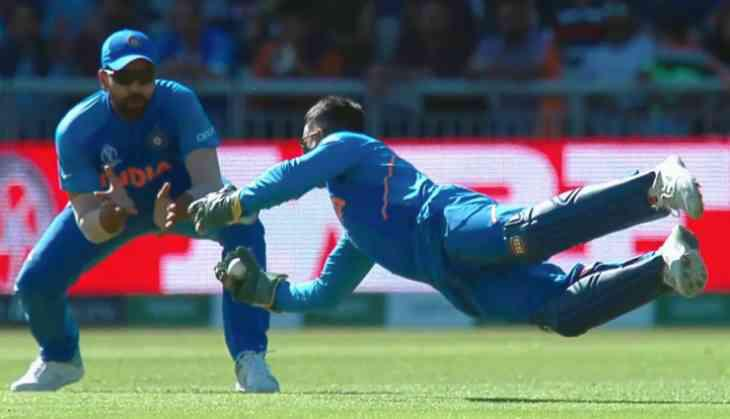
#> input picture Case2/Dhoni-dive_165121_730x419-m.jpg, 730 x 419 px
$ python 'case2 copy.py'
#> lines starting #> are read from the running program, lines starting #| are printed output that depends on the picture; long printed decimals are rounded
import numpy as np
import matplotlib.pyplot as plt
import math
from skimage.io import imread, imshow
from skimage.color import rgb2hsv, rgb2gray, rgb2yuv
from skimage import color, exposure, transform
from skimage.exposure import equalize_hist

#Leser inn bildet
dark_image = imread('Dhoni-dive_165121_730x419-m.jpg')
#> dark_image is the input picture: shape (419, 730, 3); mean R, G, B 91.5, 104.1, 106.3
dark_image_grey = rgb2gray(dark_image)
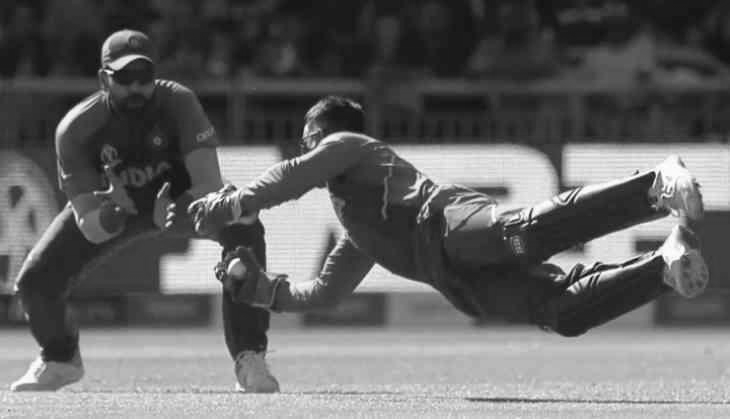
#> dark_image_grey: shape (419, 730) float64; min 0.0267, max 0.998, mean 0.398

#Sjekker om input verdi er gryldig
x = int(input("Skriv inn prosentverid: "))
#> the answer given: 3
if (x > 100 or x < 0):
    print("Ikke gyldig verdi")
    exit()
prosentverdi = x/100

#Lager bildet av fargesppektert     Finn utt hvilke verdier det er på aksene!!!!!!!!!!!!!!!!!
plt.hist(dark_image.ravel(), bins=range(256), fc='k', ec='k')
plt.savefig("spekter.jpg")
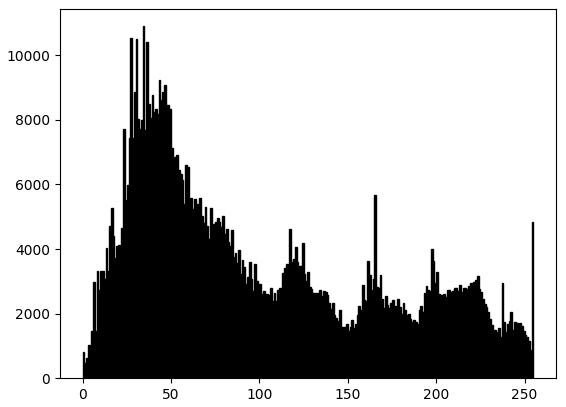
#> figure drawn by matplotlib, 1 panel; tallest bar 10901 high, from x = 34 to 35

#Gjør fft på bildet
dark_image_grey_fourier = np.fft.fftshift(np.fft.fft2(dark_image_grey))
fourier = dark_image_grey_fourier
plt.figure(num=None, figsize=(8, 6), dpi=200)
plt.imshow(np.log(abs(dark_image_grey_fourier)))
plt.savefig("transforamsjon.jpg")
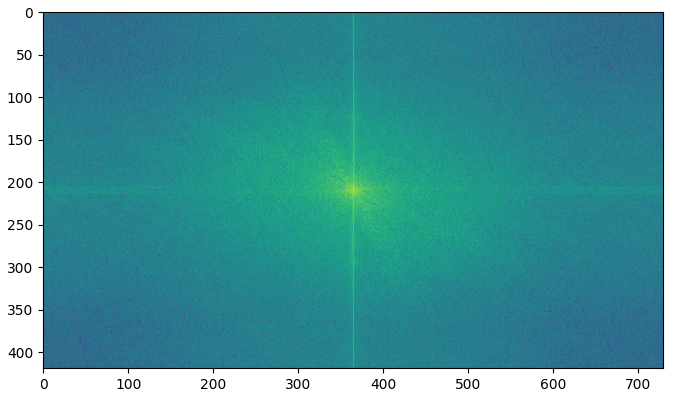
#> figure drawn by matplotlib, 1 panel
height = int(dark_image_grey_fourier.shape[0])
#> height = 419
width = int(dark_image_grey_fourier.shape[1])
#> width = 730
print(height)
#| 419
print(width)
#| 730


# h = sqrt(widthO*hO*%  /   h/width)
newHeight = int(math.sqrt(width*height*prosentverdi / (width/height)))
#> newHeight = 72

# width = sqrt(widthO*hO*%  /   h/width) * h/width
newWidth = int(math.sqrt(width*height*prosentverdi / (width/height)) * (width/height))
#> newWidth = 126

print(f"height={height}, {newHeight=}")
#| height=419, newHeight=72
print(f"Width={width}, {newWidth=}")
#| Width=730, newWidth=126


y = math.sqrt(prosentverdi)
# z = newWidth # int(y*height)
# w = newHeight # int(y*width)

print(f"Original pixelverdi: {height*width}px")
#| Original pixelverdi: 305870px
print(f"Komprimert {x}% pixelverdi: {newHeight*newWidth}px")
#| Komprimert 3% pixelverdi: 9072px
removeHeight = (height-newHeight)
#> removeHeight = 347
removeWidth = (width-newWidth)
#> removeWidth = 604
print(f"Fjerner: h={removeHeight}px, og w={removeWidth}px")
#| Fjerner: h=347px, og w=604px

print(f"Forhold: {(newWidth/newHeight)} skal være lik {(width/height)}")
#| Forhold: 1.75 skal være lik 1.742
print(f"Andel pixeler: {(newWidth*newHeight)/(height*width)}, skal være lik {prosentverdi}")
#| Andel pixeler: 0.02966, skal være lik 0.03
print(f"Skaleringsfaktor: {(width/newWidth)} skal være lik {(height/newHeight)}")
#| Skaleringsfaktor: 5.794 skal være lik 5.819


# [6 lines of commented-out code are left out]


def fourier_masker_hor(image, i):
    f_size = 15
    dark_image_grey_fourier = np.fft.fftshift(np.fft.fft2(rgb2gray(image)))
    # Horisontal, full height
    delingsfaktor = 2
    dark_image_grey_fourier[:int(removeWidth/delingsfaktor), :] = i
    dark_image_grey_fourier[-int(removeWidth/delingsfaktor):, :] = i
    # Vertikal, full width
    dark_image_grey_fourier[:, :int(removeHeight/delingsfaktor)] = i
    dark_image_grey_fourier[:, -int(removeHeight/delingsfaktor):] = i
    # dark_image_grey_fourier[:height, 0:int(w/4)] = i
    # dark_image_grey_fourier[-height:, int(width-(w/4)):width] = i
    # Statistikk
    pixelerIgjen = 0
    for k in range(dark_image_grey_fourier.shape[0]):
        for j in range(dark_image_grey_fourier.shape[1]):
            p = dark_image_grey_fourier[k, j]
            #print(p)
            #break
            if not p == i:
                pixelerIgjen += 1
#> after the loop, pixelerIgjen = 0
    print(f"{pixelerIgjen=}")
#| pixelerIgjen=0


    fig, ax = plt.subplots(1,4,figsize=(15,15))
    ax[0].imshow(rgb2gray(image), cmap = 'gray')
    ax[0].set_title('Orginalbildet', fontsize = f_size)
    ax[1].imshow(np.log(abs(fourier)), cmap='gray')
    ax[1].set_title('Fouriertransformajon', fontsize = f_size)
    ax[2].imshow(np.log(abs(dark_image_grey_fourier)), cmap='gray')
    ax[2].set_title('Fouriertransformasjonen\nredusert', fontsize = f_size)
    ax[3].imshow(abs(np.fft.ifft2(dark_image_grey_fourier)), cmap='gray')
    ax[3].set_title('Transformert bildet', fontsize = f_size)
    return plt

plt = fourier_masker_hor(dark_image, (1j)) # 0.0000000000000001
plt.savefig("ut.jpg")
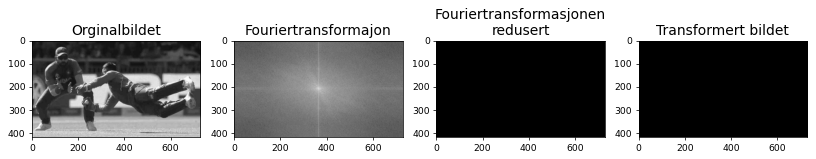
#> figure drawn by matplotlib, 4 panels

$ run again, with Case2/ChiragBilde.jpg copied over Case2/Dhoni-dive_165121_730x419-m.jpg
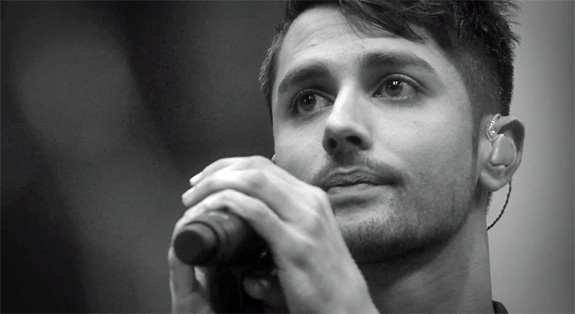
#> input picture Case2/ChiragBilde.jpg, 575 x 314 px
#> dark_image is the input picture: shape (314, 575, 3); mean R, G, B 87.1, 87.6, 87.6
#> `plt.savefig("transforamsjon.jpg")`:
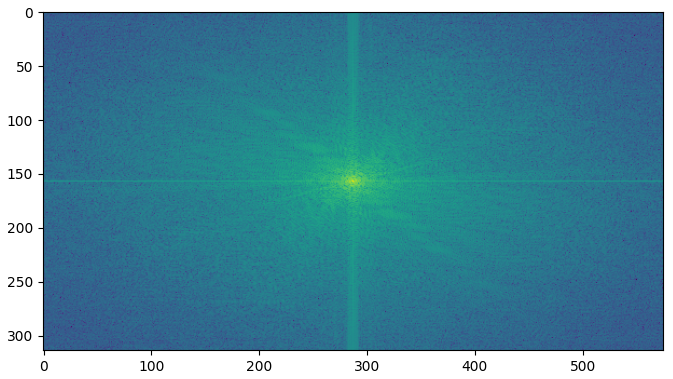
#> figure drawn by matplotlib, 1 panel
#| 314
#| 575
#| height=314, newHeight=54
#| Width=575, newWidth=99
#| Original pixelverdi: 180550px
#| Komprimert 3% pixelverdi: 5346px
#| Fjerner: h=260px, og w=476px
#| Forhold: 1.833 skal være lik 1.831
#| Andel pixeler: 0.02961, skal være lik 0.03
#| Skaleringsfaktor: 5.808 skal være lik 5.815
#> after the loop in fourier_masker_hor, `for k in range(dark_image_grey_fourier.shape[0]):`: pixelerIgjen = 0
#| pixelerIgjen=0
#> `plt.savefig("ut.jpg")`:
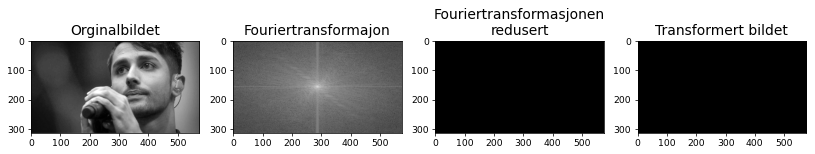
#> figure drawn by matplotlib, 4 panels

$ run again, with Case2/test.jpg copied over Case2/Dhoni-dive_165121_730x419-m.jpg
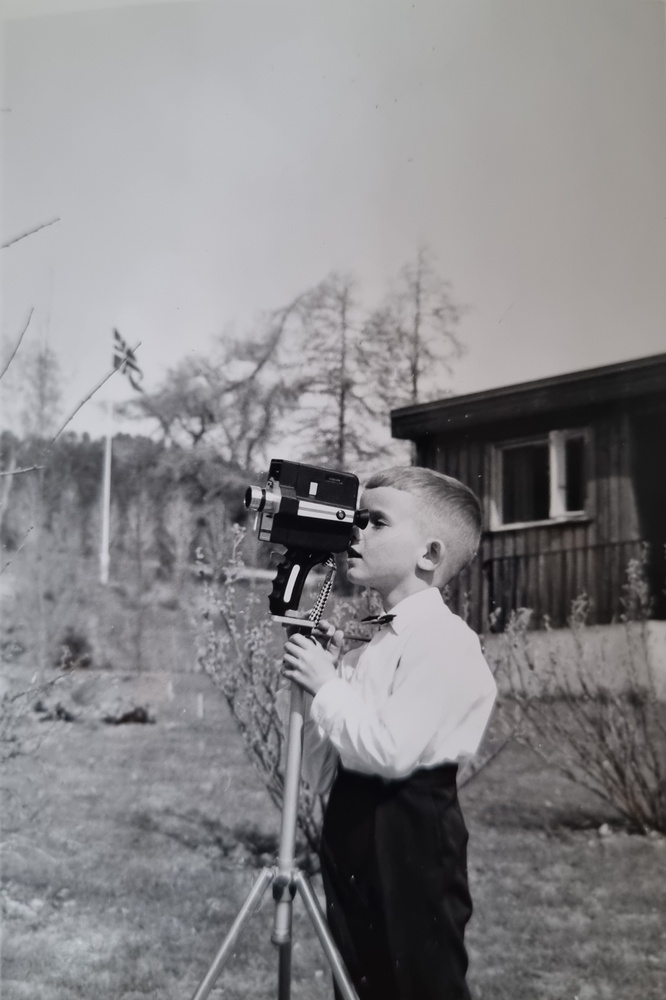
#> input picture Case2/test.jpg, 666 x 1000 px, shrunk from 2200 x 3301 before the run
#> dark_image is the input picture: shape (1000, 666, 3); mean R, G, B 135.2, 133.9, 136.2
#> `plt.savefig("transforamsjon.jpg")`:
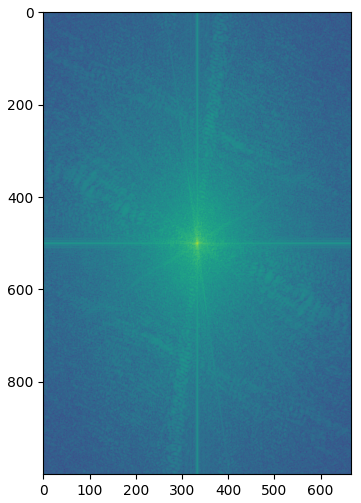
#> figure drawn by matplotlib, 1 panel
#| 1000
#| 666
#| height=1000, newHeight=173
#| Width=666, newWidth=115
#| Original pixelverdi: 666000px
#| Komprimert 3% pixelverdi: 19895px
#| Fjerner: h=827px, og w=551px
#| Forhold: 0.6647 skal være lik 0.666
#| Andel pixeler: 0.02987, skal være lik 0.03
#| Skaleringsfaktor: 5.791 skal være lik 5.780
#> after the loop in fourier_masker_hor, `for k in range(dark_image_grey_fourier.shape[0]):`: pixelerIgjen = 0
#| pixelerIgjen=0
#> `plt.savefig("ut.jpg")`:
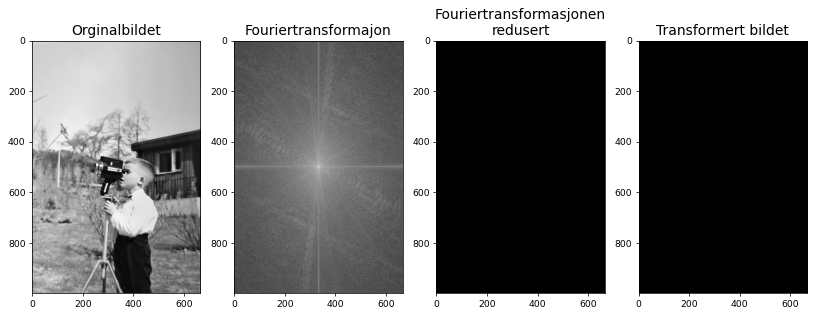
#> figure drawn by matplotlib, 4 panels
